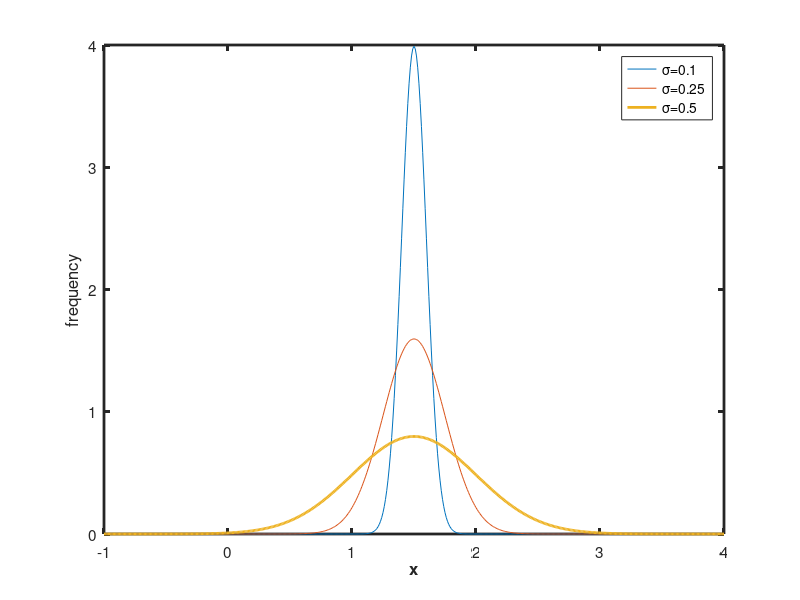

Here is the MATLAB script that generated this plot:
% excercise #1 Lecture #1 CH480/680

figure(1); clf

%let's write a function to return  𝑓(𝑥)  for a given  𝑥 ,  𝜇  and  𝜎 
%then let's write a script to determine and plot distributions with mean 1.5 
% and  𝜎  0.1, 0.25 and 0.5 on the same graph
%finally, let's add an integration step to the script to show the area is always one

% define the normal function

f = @(x,mu,sigma) (1/(sigma*sqrt(2*pi)))*exp((-1/2)*((x-mu)./sigma).^2);

%define row vector of x values and mu and sigma

x=-1:0.01:4; mu=1.5; sigma1=0.1; sigma2=0.25; sigma3=0.5;

% call the function, make sure variables are in the right order

y1=f(x,mu,sigma1); y2=f(x,mu,sigma2); y3=f(x,mu,sigma3);

% plot the 3 lines

h=plot(x,y1,x,y2,x,y3,'linewidth',2);
%set(h,'linewidth',2)
%get(h(1))
set(gca,'linewidth',2,'fontsize',11)
xlabel('x','fontweight','bold'); ylabel('frequency')
legend('\sigma=0.1', '\sigma=0.25','\sigma=0.5','location','northeast')

area1=trapz(x,y1)
area2=trapz(x,y2)
area3=trapz(x,y3) % didn't go far enough on the x-axis range.  but ok.
